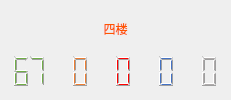
     <widget class="QWidget" name="widget_4th_Status" native="true">
      <layout class="QGridLayout" name="gridLayout">
       <item row="1" column="0">
        <widget class="QLCDNumber" name="lcdNumber_F4_available">
         <property name="font">
          <font>
           <weight>50</weight>
           <bold>false</bold>
          </font>
         </property>
         <property name="styleSheet">
          <string notr="true">color: rgb(112, 173, 71);</string>
         </property>
         <property name="frameShape">
          <enum>QFrame::NoFrame</enum>
         </property>
         <property name="frameShadow">
          <enum>QFrame::Plain</enum>
         </property>
         <property name="lineWidth">
          <number>2</number>
         </property>
         <property name="midLineWidth">
          <number>0</number>
         </property>
         <property name="smallDecimalPoint">
          <bool>false</bool>
         </property>
         <property name="digitCount">
          <number>2</number>
         </property>
         <property name="segmentStyle">
          <enum>QLCDNumber::Filled</enum>
         </property>
         <property name="value" stdset="0">
          <double>67.000000000000000</double>
         </property>
         <property name="intValue" stdset="0">
          <number>67</number>
         </property>
        </widget>
       </item>
       <item row="1" column="1">
        <widget class="QLCDNumber" name="lcdNumber_F4_appointed">
         <property name="font">
          <font>
           <weight>50</weight>
           <bold>false</bold>
          </font>
         </property>
         <property name="styleSheet">
          <string notr="true">color: rgb(237, 125, 49);</string>
         </property>
         <property name="frameShape">
          <enum>QFrame::NoFrame</enum>
         </property>
         <property name="frameShadow">
          <enum>QFrame::Plain</enum>
         </property>
         <property name="lineWidth">
          <number>2</number>
         </property>
         <property name="midLineWidth">
          <number>0</number>
         </property>
         <property name="smallDecimalPoint">
          <bool>false</bool>
         </property>
         <property name="digitCount">
          <number>2</number>
         </property>
         <property name="segmentStyle">
          <enum>QLCDNumber::Filled</enum>
         </property>
         <property name="intValue" stdset="0">
          <number>0</number>
         </property>
        </widget>
       </item>
       <item row="1" column="2">
        <widget class="QLCDNumber" name="lcdNumber_F4_occupied">
         <property name="font">
          <font>
           <weight>50</weight>
           <bold>false</bold>
          </font>
         </property>
         <property name="styleSheet">
          <string notr="true">color: rgb(255, 0, 0);</string>
         </property>
         <property name="frameShape">
          <enum>QFrame::NoFrame</enum>
         </property>
         <property name="frameShadow">
          <enum>QFrame::Plain</enum>
         </property>
         <property name="lineWidth">
          <number>2</number>
         </property>
         <property name="midLineWidth">
          <number>0</number>
         </property>
         <property name="smallDecimalPoint">
          <bool>false</bool>
         </property>
         <property name="digitCount">
          <number>2</number>
         </property>
         <property name="segmentStyle">
          <enum>QLCDNumber::Filled</enum>
         </property>
         <property name="intValue" stdset="0">
          <number>0</number>
         </property>
        </widget>
       </item>
       <item row="1" column="3">
        <widget class="QLCDNumber" name="lcdNumber_F4_saved">
         <property name="font">
          <font>
           <weight>50</weight>
           <bold>false</bold>
          </font>
         </property>
         <property name="styleSheet">
          <string notr="true">color: rgb(68, 114, 196);</string>
         </property>
         <property name="frameShape">
          <enum>QFrame::NoFrame</enum>
         </property>
         <property name="frameShadow">
          <enum>QFrame::Plain</enum>
         </property>
         <property name="lineWidth">
          <number>2</number>
         </property>
         <property name="midLineWidth">
          <number>0</number>
         </property>
         <property name="smallDecimalPoint">
          <bool>false</bool>
         </property>
         <property name="digitCount">
          <number>2</number>
         </property>
         <property name="segmentStyle">
          <enum>QLCDNumber::Filled</enum>
         </property>
         <property name="intValue" stdset="0">
          <number>0</number>
         </property>
        </widget>
       </item>
       <item row="1" column="4">
        <widget class="QLCDNumber" name="lcdNumber_F4_banned">
         <property name="font">
          <font>
           <weight>50</weight>
           <bold>false</bold>
          </font>
         </property>
         <property name="styleSheet">
          <string notr="true">color: rgb(175, 171, 171);</string>
         </property>
         <property name="frameShape">
          <enum>QFrame::NoFrame</enum>
         </property>
         <property name="frameShadow">
          <enum>QFrame::Plain</enum>
         </property>
         <property name="lineWidth">
          <number>2</number>
         </property>
         <property name="midLineWidth">
          <number>0</number>
         </property>
         <property name="smallDecimalPoint">
          <bool>false</bool>
         </property>
         <property name="digitCount">
          <number>2</number>
         </property>
         <property name="segmentStyle">
          <enum>QLCDNumber::Filled</enum>
         </property>
         <property name="intValue" stdset="0">
          <number>0</number>
         </property>
        </widget>
       </item>
       <item row="0" column="0" colspan="5">
        <widget class="QLabel" name="label_12">
         <property name="styleSheet">
          <string notr="true">color: rgb(255, 85, 0);
font: 28pt &quot;华文新魏&quot;;</string>
         </property>
         <property name="text">
          <string>四楼</string>
         </property>
         <property name="alignment">
          <set>Qt::AlignCenter</set>
         </property>
        </widget>
       </item>
      </layout>
     </widget>
